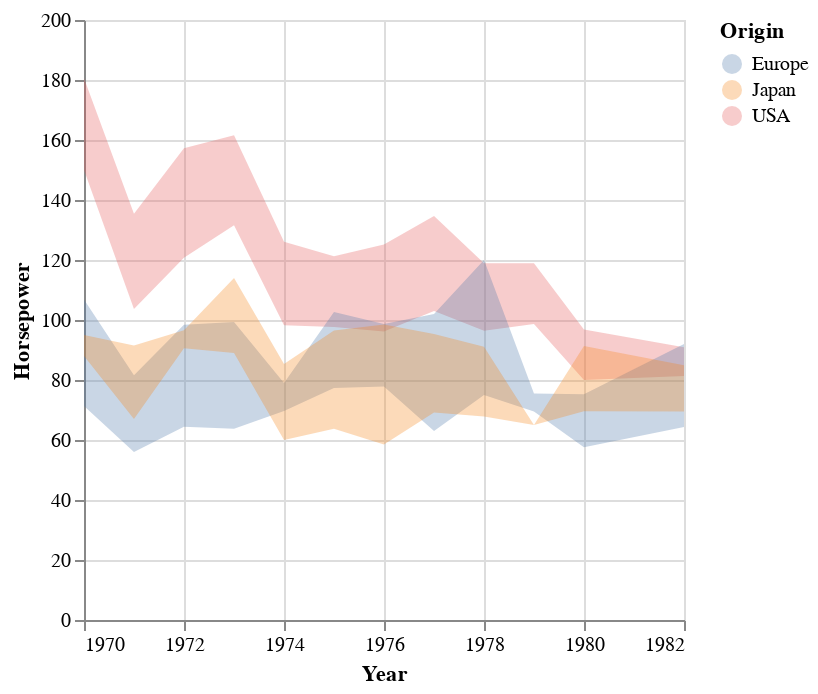

Notebook source saved alongside this figure:
### Code cell
points.mark_errorband(extent='ci')

### Figure 1 — Vega specification as saved in the notebook (floating-point values rounded to 4 significant figures; data arrays with more than 128 entries replaced by an {"elided": "..."} marker saying what was removed)
{"$schema": "https://vega.github.io/schema/vega/v5.json", "data": [{"name": "_server_source_0", "values": {"elided": "406 records"}, "transform": [{"type": "formula", "expr": "toDate(datum['Year'])", "as": "Year"}]}, {"name": "source_0", "source": "_server_source_0", "transform": [{"type": "aggregate", "groupby": ["Origin", "Year"], "fields": ["Horsepower", "Horsepower", "Horsepower"], "ops": ["ci0", "ci1", "mean"], "as": ["lower_Horsepower", "upper_Horsepower", "center_Horsepower"]}]}, {"name": "source_0_color_domain_Origin", "source": "source_0", "transform": [{"type": "aggregate", "groupby": ["Origin"], "fields": [], "ops": [], "as": []}, {"type": "formula", "expr": "datum['Origin']", "as": "sort_field"}, {"type": "project", "fields": ["Origin"]}]}], "marks": [{"type": "group", "name": "layer_0_pathgroup", "from": {"facet": {"data": "source_0", "name": "faceted_path_layer_0_main", "groupby": ["Origin"]}}, "encode": {"update": {"width": {"field": {"signal": null, "datum": null, "group": "width", "parent": null}}, "height": {"field": {"signal": null, "datum": null, "group": "height", "parent": null}}}}, "marks": [{"type": "area", "name": "layer_0_marks", "from": {"data": "faceted_path_layer_0_main"}, "sort": {"field": "x"}, "encode": {"update": {"orient": {"value": "vertical"}, "tooltip": {"signal": "{\"Ci1 of Horsepower\": format(datum[\"upper_Horsepower\"], \"\"), \"Ci0 of Horsepower\": format(datum[\"lower_Horsepower\"], \"\"), \"Mean of Horsepower\": format(datum[\"center_Horsepower\"], \"\"), \"Origin\": isValid(datum[\"Origin\"]) ? datum[\"Origin\"] : \"\"+datum[\"Origin\"], \"Year\": timeFormat(datum[\"Year\"], '%b %d, %Y')}"}, "opacity": {"value": 0.3}, "x": {"field": "Year", "scale": "x"}, "y2": {"field": "upper_Horsepower", "scale": "y"}, "y": {"field": "lower_Horsepower", "scale": "y"}, "fill": {"field": "Origin", "scale": "color"}, "defined": {"signal": "isValid(datum[\"Year\"]) && isFinite(+datum[\"Year\"]) && isValid(datum[\"lower_Horsepower\"]) && isFinite(+datum[\"lower_Horsepower\"])"}}}, "style": ["area", "errorband-band"]}]}], "scales": [{"name": "x", "type": "time", "domain": {"data": "source_0", "field": "Year"}, "range": [0, {"signal": "width"}]}, {"name": "y", "type": "linear", "domain": {"data": "source_0", "fields": ["lower_Horsepower", "upper_Horsepower"]}, "range": [{"signal": "height"}, 0], "nice": true, "zero": true}, {"name": "color", "type": "ordinal", "domain": {"data": "source_0_color_domain_Origin", "field": "Origin", "sort": true}, "range": "category"}], "axes": [{"scale": "x", "grid": true, "tickCount": {"signal": "ceil(width/40)"}, "zindex": 0, "orient": "bottom", "aria": false, "labels": false, "maxExtent": 0, "ticks": false, "gridScale": "y", "minExtent": 0, "domain": false}, {"scale": "y", "grid": true, "labels": false, "minExtent": 0, "zindex": 0, "domain": false, "aria": false, "maxExtent": 0, "gridScale": "x", "tickCount": {"signal": "ceil(height/40)"}, "ticks": false, "orient": "left"}, {"scale": "x", "title": "Year", "zindex": 0, "orient": "bottom", "grid": false, "labelFlush": true, "labelOverlap": true, "tickCount": {"signal": "ceil(width/40)"}}, {"scale": "y", "tickCount": {"signal": "ceil(height/40)"}, "orient": "left", "grid": false, "title": "Horsepower", "labelOverlap": true, "zindex": 0}], "legends": [{"fill": "color", "symbolType": "circle", "title": "Origin", "encode": {"symbols": {"update": {"opacity": {"value": 0.3}}}}}], "width": 300, "height": 300, "background": "white", "padding": 5, "style": "cell"}
